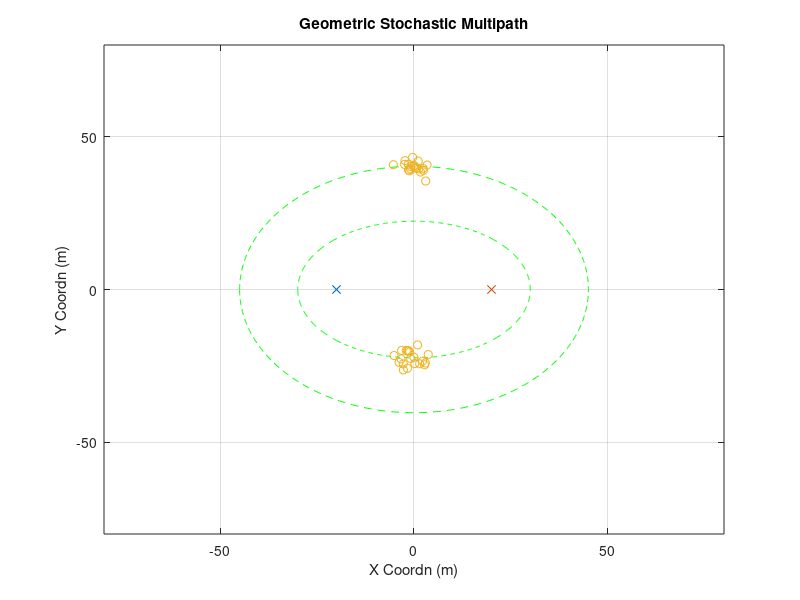

This chart was generated by the following MATLAB code: (Note: this script raises an error after producing the figure.)
clear;clc;close all
rng(1)
%% other parameter
plot_ellipse = 1;
%% Goemetry Parameters
Nt = 64;
Nr = 32;
D_bs2ue = 40;
loc0_ue = [-D_bs2ue/2,0];
loc0_bs = [D_bs2ue/2,0];
speed_c = 3e8;
fc = 28e9;
%% Large Scale Parameter (Multiple Clusters)
cluster_delay = [300e-9,200e-9];
cluster_num = 2;
ray_num = 20;

%% Cluster Generation (Strongest Two?)
for cluster_index = 1:cluster_num
    delay = cluster_delay(cluster_index);
    ellipse_len = delay*speed_c;
    a = ellipse_len/2;
    c = D_bs2ue/2;
    b = sqrt(a^2-c^2);
    
%     AOA = rand*pi-pi/2;
    if cluster_index==1
        AOA = pi/2;
    else
        AOA = -pi/2;
    end
    loc_cluster_cnt = [a*cos(AOA),b*sin(AOA)];
    loc_cluster = repmat(loc_cluster_cnt,ray_num,1)+[randn(ray_num,1)*2,randn(ray_num,1)*2];
    loc_cluster_total((cluster_index-1)*ray_num+1:cluster_index*ray_num,:) =  loc_cluster;
    
    for ray_index = 1:ray_num
        raydelay(cluster_index,ray_index) = (norm(loc_cluster(ray_index,:)-loc0_bs)...
                    +norm(loc_cluster(ray_index,:)-loc0_ue))/speed_c;
        temp = loc_cluster(ray_index,:) - loc0_ue;
        rayAOA(cluster_index,ray_index) = angle(temp(1)+1j*temp(2));
        temp = loc_cluster(ray_index,:) - loc0_bs;
        rayAOD(cluster_index,ray_index) = angle(temp(1)+1j*temp(2));
    end
    raygain = exp(1j*rand(cluster_num, ray_num)*2*pi);
    raygain(2,:) = zeros(1,ray_num);
    
    fprintf('Cluster %d:\n',cluster_index);
    fprintf('DS Mean:    %4.2f ns\n', mean(raydelay(cluster_index,:)*1e9));
    fprintf('DS Std Dev: %4.2f ns\n', sqrt(var(raydelay(cluster_index,:)*1e9)));
    fprintf('AOAS Mean:    %4.2f degree\n', mean(rayAOA(cluster_index,:)/pi*180));
    fprintf('AOAS Std Dev: %4.2f degree\n', sqrt(var(rayAOA(cluster_index,:)/pi*180)));
    fprintf('AODS Mean:    %4.2f degree\n', mean(rayAOD(cluster_index,:)/pi*180));
    fprintf('AODS Std Dev: %4.2f degree\n', sqrt(var(rayAOD(cluster_index,:)/pi*180)));
    
    % plot ellipse
    if plot_ellipse
        t = -pi:0.01:pi;
        x = a*cos(t);
        y = b*sin(t);
        figure(99)
        plot(x,y,'g--');hold on
    end
end

figure(99)
plot(loc0_ue(1),loc0_ue(2),'x');hold on
plot(loc0_bs(1),loc0_bs(2),'x');hold on
plot(loc_cluster_total(:,1),loc_cluster_total(:,2),'o');hold on
title('Geometric Stochastic Multipath')
axis([-80,80,-80,80])
xlabel('X Coordn (m)')
ylabel('Y Coordn (m)')
grid on

% figure
% subplot(311)
% hist(reshape(raydelay*1e9,cluster_num*ray_num,1),20)
% xlim([0,500])
% xlabel('Delay (ns)')
% title('Histogram of Multipath Delay')
% grid on
% subplot(312)
% hist(reshape(rayAOA/pi*180,cluster_num*ray_num,1),20)
% xlabel('AOA (degree)')
% xlim([-180,180])
% title('Histogram of Multipath AOA')
% grid on
% subplot(313)
% hist(reshape(rayAOD/pi*180,cluster_num*ray_num,1),20)
% xlabel('AOD (degree)')
% xlim([-180,180])
% title('Histogram of Multipath AOD')
% grid on

%% Frequency Domain MIMO Channel & Frequency Domain Equivalent Beamspace Channel
Nfft = 512;
H_freq0 = get_H_freq2( raygain(1,:),...
                       raydelay(1,:),...
                       rayAOA(1,:),...
                       rayAOD(1,:),...
                       1,...
                       ray_num,...
                       Nt, Nr, fc);

%%
phi = mean(rayAOA(1,:),2);
phi_round1 = round(mean(rayAOA(1,:),2)/pi*2^6)/2^6*pi;
arx1 = exp(1j*(0:Nr-1)'*pi*sin(phi_round1));
% phi_round1_leftasst = (round(mean(rayAOA(1,:),2)/pi*2^6)-0.25)/2^6*pi;
% arx1_leftasst = exp(1j*(0:Nr-1)'*pi*sin(phi_round1_leftasst));
% phi_round1_rightasst = (round(mean(rayAOA(1,:),2)/pi*2^6)+0.25)/2^6*pi;
% arx1_rightasst = exp(1j*(0:Nr-1)'*pi*sin(phi_round1_rightasst));

theta1 = mean(rayAOD(1,:),2);
atx1 = exp(1j*(0:Nt-1)'*pi*sin(theta1));
% for kk=1:Nfft
%     H_BB1(kk,1) = arx1'*squeeze(H_freq0(:,:,kk))*atx1;
% end

phi = mean(rayAOA(2,:),2);
phi_round2 = round(mean(rayAOA(1,:),2)/pi*2^6)/2^6*pi;
arx2 = exp(1j*(0:Nr-1)'*pi*sin(phi_round2));
theta2 = mean(rayAOD(2,:),2)
atx2 = exp(1j*(0:Nt-1)'*pi*sin(theta2));
%% quick look at post-beamforming wideband channel 
% for kk=1:Nfft
%     H_BB1(kk,1) = arx1'*squeeze(H_freq0(:,:,kk))*atx1;
% end
% figure
% plot(abs(H_BB1(:,1)))

%%
rho = 1;
speed_v = [5,0];
t_range = (0:4:40)*1e-3;
rayAOA0 = rayAOA;
rayAOA_ez = repmat(mean(rayAOA0,2),1,ray_num);
raydelay0 = raydelay;
raygain0 = raygain;
for tt = 1:length(t_range)
    if tt==2
        raydelay_prev = raydelay;
        rayAOA_prev = rayAOA;
        raygain_prev = raygain;
        raygain = raygain_prev.*exp(1j*rand(cluster_num,ray_num)*2*pi*(1-rho));
    elseif tt>2
        raydelay_prev = tau_est;
        rayAOA_prev = AOA_est;
        raygain_prev = raygain;
        raygain = raygain_prev.*exp(1j*rand(cluster_num,ray_num)*2*pi*(1-rho));
        raygain0 = alpha_est;
    end
    loc_ue = loc0_ue+speed_v*t_range(tt);
    clc
    fprintf('Time Evolution %2.4f s\n',t_range(tt));
    [raydelay, rayAOA, rayAOD ] = get_multipath(loc0_bs, loc_ue, loc_cluster_total,...
                                            cluster_num, ray_num );

    H_freq = get_H_freq2(raygain, raydelay, rayAOA, rayAOD, cluster_num, ray_num, Nt, Nr, fc);

    for kk=1:Nfft
        H_BB1(kk,tt) = arx1'*squeeze(H_freq(:,:,kk))*atx1;
        H_BB1_bf1(kk,tt) = arx1'*squeeze(H_freq(:,:,kk))*atx1;
%         H_BB1_bf2(kk,tt) = arx1_leftasst'*squeeze(H_freq(:,:,kk))*atx1;
%         H_BB1_bf3(kk,tt) = arx1_rightasst'*squeeze(H_freq(:,:,kk))*atx1;
    end

    % Alternative estimation parameters
    if tt>1
        %---------------------------------------------
        % tau_bar estimation with previous alpha and phi
        %---------------------------------------------
        for kk=1:Nfft
            bigPhi = sin(rayAOA_prev(1,:))-sin(phi_round1);
            bigTheta = -sin(rayAOD(1,:))+sin(theta1);
            BigTau(kk,:) = (-1j*2*pi/(Nfft*1e-9)*kk)...
            .*exp(-1j*2*pi*kk*raydelay_prev(1,:)/(1e-9*Nfft))...
            .*raygain0(1,:)...    
            .*(1-exp(1j*pi*Nr*bigPhi))./(1-exp(1j*pi*bigPhi))...
            .*(1-exp(1j*pi*Nt*bigTheta))./(1-exp(1j*pi*bigTheta));
            
            BigTau_const(kk,:) = exp(-1j*2*pi*kk*raydelay_prev(1,:)/(1e-9*Nfft))...
            .*raygain0(1,:)...    
            .*(1-exp(1j*pi*Nr*bigPhi))./(1-exp(1j*pi*bigPhi))...
            .*(1-exp(1j*pi*Nt*bigTheta))./(1-exp(1j*pi*bigTheta));
        end
%         H_BB1_pred(:,tt) = sum(BigTau_const,2)+BigTau*((raydelay(1,:)-raydelay_prev(1,:)).');
        deltataubar_est = pinv([real(sum(BigTau,2));imag(sum(BigTau,2))])...
            *[real(H_BB1(:,tt)-sum(BigTau_const,2));imag(H_BB1(:,tt)-sum(BigTau_const,2))];
        for kk=1:Nfft
        H_BB1_pred(kk,tt) = sum(raygain0(1,:)...
                .*exp(-1j*2*pi*kk*(raydelay_prev(1,:)+deltataubar_est)/(1e-9*Nfft))...
                .*(1-exp(1j*pi*Nr*bigPhi))./(1-exp(1j*pi*bigPhi))...
                .*(1-exp(1j*pi*Nt*bigTheta))./(1-exp(1j*pi*bigTheta)));
        end

        
        %---------------------------------------------
        % phi_bar estimation using previous alpha and tau
        %---------------------------------------------
        for kk=1:Nfft
            bigPhi = sin(rayAOA_prev(1,:))-sin(phi_round1);
            bigTheta = -sin(rayAOD(1,:))+sin(theta1);
            BigPhi_const(kk,:) = raygain0(1,:)...
                .*exp(-1j*2*pi*kk*(raydelay_prev(1,:)+deltataubar_est)/(1e-9*Nfft))...
                .*(1-exp(1j*pi*Nr*bigPhi))./(1-exp(1j*pi*bigPhi))...
                .*(1-exp(1j*pi*Nt*bigTheta))./(1-exp(1j*pi*bigTheta));
            for ray_index=1:ray_num
                phi_bar = phi_round1;
                phi_chan = rayAOA_prev(1,ray_index);
                BigPHI(kk,ray_index) = raygain0(1,ray_index)...
                .*exp(-1j*2*pi*kk*(raydelay_prev(1,ray_index)+deltataubar_est)/(1e-9*Nfft))...
                .*((-1j*pi*Nr*cos(rayAOA_prev(1,ray_index)))*exp(1j*pi*Nr*bigPhi(ray_index))*(1-exp(1j*pi*bigPhi(ray_index)))...
                -(1-exp(1j*pi*Nr*bigPhi(ray_index)))*exp(1j*pi*bigPhi(ray_index))*(-1j*pi*cos(rayAOA_prev(1,ray_index))))...
                ./((1-exp(1j*pi*bigPhi(ray_index)))^2)...
                .*(1-exp(1j*pi*Nt*bigTheta(ray_index)))./(1-exp(1j*pi*bigTheta(ray_index)));
            end
        end
%         H_BB1_pred(:,tt) = sum(BigPhi_const,2)+BigPHI*((rayAOA(1,:)-rayAOA_prev(1,:)).');
        deltaAOAbar_est = pinv([real(sum(BigPHI,2));imag(sum(BigPHI,2))])...
            *([real(H_BB1(:,tt)-sum(BigPhi_const,2)); imag(H_BB1(:,tt)-sum(BigPhi_const,2))]);
%         AOA_est = rayAOA_prev(1,:) + deltaAOA_est.';
        
        
        %---------------------------------------------
        % tau estimation with previous alpha and phi
        %---------------------------------------------
%         deltaAOAbar_est = 0;
%         rayAOA_prev(1,:) = rayAOA_prev(1,:)+deltaAOAbar_est;
        for kk=1:Nfft
            bigPhi = sin(rayAOA_prev(1,:))-sin(phi_round1);
            bigTheta = -sin(rayAOD(1,:))+sin(theta1);
            BigTau(kk,:) = (-1j*2*pi/(Nfft*1e-9)*kk)...
            .*exp(-1j*2*pi*kk*(raydelay_prev(1,:))/(1e-9*Nfft))...
            .*raygain0(1,:)...    
            .*(1-exp(1j*pi*Nr*bigPhi))./(1-exp(1j*pi*bigPhi))...
            .*(1-exp(1j*pi*Nt*bigTheta))./(1-exp(1j*pi*bigTheta));
            
            BigTau_const(kk,:) = exp(-1j*2*pi*kk*(raydelay_prev(1,:))...
            /(1e-9*Nfft))...
            .*raygain0(1,:)...    
            .*(1-exp(1j*pi*Nr*bigPhi))./(1-exp(1j*pi*bigPhi))...
            .*(1-exp(1j*pi*Nt*bigTheta))./(1-exp(1j*pi*bigTheta));
        end
%         H_BB1_pred(:,tt) = sum(BigTau_const,2)+BigTau*((raydelay(1,:)-raydelay_prev(1,:)).');
        deltatau_est = pinv([real(BigTau);imag(BigTau)])...
            *[real(H_BB1(:,tt)-sum(BigTau_const,2));imag(H_BB1(:,tt)-sum(BigTau_const,2))];
        tau_est = raydelay_prev(1,:) + deltatau_est.';
%         
        %---------------------------------------------
        % Alpha estimation using previous tau and phi
        %---------------------------------------------
        for kk=1:Nfft
            bigPhi = sin(rayAOA_prev(1,:))-sin(phi_round1);
            bigTheta = -sin(rayAOD(1,:))+sin(theta1);
            BigAlpha(kk,:) = exp(-1j*2*pi*kk*(raydelay_prev(1,:)+deltatau_est.')/(1e-9*Nfft))...
                .*(1-exp(1j*pi*Nr*bigPhi))./(1-exp(1j*pi*bigPhi))...
            .*(1-exp(1j*pi*Nt*bigTheta))./(1-exp(1j*pi*bigTheta));
        end
%     H_BB1_pred(:,tt) = BigAlpha*(raygain(1,:).');
        alpha_est = (pinv(BigAlpha)*H_BB1(:,tt)).';
%     

        %---------------------------------------------
        % phi estimation using previous alpha and tau
        %---------------------------------------------
%         rayAOA_prev(1,:) = rayAOA_prev(1,:) + deltaAOA_est;
        for kk=1:Nfft
            bigPhi = sin(rayAOA_prev(1,:)+deltaAOAbar_est)-sin(phi_round1);
            bigTheta = -sin(rayAOD(1,:))+sin(theta1);
            BigPhi_const(kk,:) = raygain0(1,:)...
                .*exp(-1j*2*pi*kk*(raydelay_prev(1,:)+deltataubar_est)/(1e-9*Nfft))...
                .*(1-exp(1j*pi*Nr*bigPhi))./(1-exp(1j*pi*bigPhi))...
                .*(1-exp(1j*pi*Nt*bigTheta))./(1-exp(1j*pi*bigTheta));
            for ray_index=1:ray_num
                phi_bar = phi_round1;
                phi_chan = rayAOA_prev(1,ray_index);
                BigPHI(kk,ray_index) = raygain0(1,ray_index)...
                .*exp(-1j*2*pi*kk*(raydelay_prev(1,ray_index)+deltataubar_est)/(1e-9*Nfft))...
                .*((-1j*pi*Nr*cos(rayAOA_prev(1,ray_index)))*exp(1j*pi*Nr*bigPhi(ray_index))*(1-exp(1j*pi*bigPhi(ray_index)))...
                -(1-exp(1j*pi*Nr*bigPhi(ray_index)))*exp(1j*pi*bigPhi(ray_index))*(-1j*pi*cos(rayAOA_prev(1,ray_index))))...
                ./((1-exp(1j*pi*bigPhi(ray_index)))^2)...
                .*(1-exp(1j*pi*Nt*bigTheta(ray_index)))./(1-exp(1j*pi*bigTheta(ray_index)));
            end
        end
%         H_BB1_pred(:,tt) = sum(BigPhi_const,2)+BigPHI*((rayAOA(1,:)-rayAOA_prev(1,:)).');
        deltaAOA_est = pinv([real(BigPHI);imag(BigPHI)])...
            *[real(H_BB1(:,tt)-sum(BigPhi_const,2));imag(H_BB1(:,tt)-sum(BigPhi_const,2))];
        AOA_est = rayAOA_prev(1,:) + deltaAOA_est.';
        
        %---------------------------------------------
        % phi estimation using two assisted receiving beams
        %---------------------------------------------
%         rayAOA_prev(1,:) = rayAOA_prev(1,:) + deltaAOA_est;
        for kk=1:Nfft
            bigPhi_bf1 = sin(rayAOA_prev(1,:))-sin(phi_round1);
%             bigPhi_bf2 = sin(rayAOA_prev(1,:))-sin(phi_round1_leftasst);
%             bigPhi_bf3 = sin(rayAOA_prev(1,:))-sin(phi_round1_rightasst);
            
            bigTheta = -sin(rayAOD(1,:))+sin(theta1);
            BigPhi_const_bf1(kk,:) = raygain0(1,:)...
                .*exp(-1j*2*pi*kk*(raydelay_prev(1,:)+deltatau_est.')/(1e-9*Nfft))...
                .*(1-exp(1j*pi*Nr*bigPhi_bf1))./(1-exp(1j*pi*bigPhi_bf1))...
                .*(1-exp(1j*pi*Nt*bigTheta))./(1-exp(1j*pi*bigTheta));
            
%             BigPhi_const_bf2(kk,:) = raygain0(1,:)...
%                 .*exp(-1j*2*pi*kk*(raydelay_prev(1,:)+deltatau_est.')/(1e-9*Nfft))...
%                 .*(1-exp(1j*pi*Nr*bigPhi_bf2))./(1-exp(1j*pi*bigPhi_bf2))...
%                 .*(1-exp(1j*pi*Nt*bigTheta))./(1-exp(1j*pi*bigTheta));
%             
%             BigPhi_const_bf3(kk,:) = raygain0(1,:)...
%                 .*exp(-1j*2*pi*kk*(raydelay_prev(1,:)+deltatau_est.')/(1e-9*Nfft))...
%                 .*(1-exp(1j*pi*Nr*bigPhi_bf3))./(1-exp(1j*pi*bigPhi_bf3))...
%                 .*(1-exp(1j*pi*Nt*bigTheta))./(1-exp(1j*pi*bigTheta));
            for ray_index=1:ray_num
                phi_bar = phi_round1;
                phi_chan = rayAOA_prev(1,ray_index);
                
                BigPHI_bf1(kk,ray_index) = raygain0(1,ray_index)...
                .*exp(-1j*2*pi*kk*(raydelay_prev(1,ray_index)+deltatau_est(ray_index))/(1e-9*Nfft))...
                .*((-1j*pi*Nr*cos(rayAOA_prev(1,ray_index)))*exp(1j*pi*Nr*bigPhi_bf1(ray_index))*(1-exp(1j*pi*bigPhi(ray_index)))...
                -(1-exp(1j*pi*Nr*bigPhi_bf1(ray_index)))*exp(1j*pi*bigPhi_bf1(ray_index))*(-1j*pi*cos(rayAOA_prev(1,ray_index))))...
                ./((1-exp(1j*pi*bigPhi_bf1(ray_index)))^2)...
                .*(1-exp(1j*pi*Nt*bigTheta(ray_index)))./(1-exp(1j*pi*bigTheta(ray_index)));
            
%                 BigPHI_bf2(kk,ray_index) = raygain0(1,ray_index)...
%                 .*exp(-1j*2*pi*kk*(raydelay_prev(1,ray_index)+deltatau_est(ray_index))/(1e-9*Nfft))...
%                 .*((-1j*pi*Nr*cos(rayAOA_prev(1,ray_index)))*exp(1j*pi*Nr*bigPhi_bf2(ray_index))*(1-exp(1j*pi*bigPhi(ray_index)))...
%                 -(1-exp(1j*pi*Nr*bigPhi_bf2(ray_index)))*exp(1j*pi*bigPhi_bf2(ray_index))*(-1j*pi*cos(rayAOA_prev(1,ray_index))))...
%                 ./((1-exp(1j*pi*bigPhi_bf2(ray_index)))^2)...
%                 .*(1-exp(1j*pi*Nt*bigTheta(ray_index)))./(1-exp(1j*pi*bigTheta(ray_index)));
%                 
%                 BigPHI_bf3(kk,ray_index) = raygain0(1,ray_index)...
%                 .*exp(-1j*2*pi*kk*(raydelay_prev(1,ray_index)+deltatau_est(ray_index))/(1e-9*Nfft))...
%                 .*((-1j*pi*Nr*cos(rayAOA_prev(1,ray_index)))*exp(1j*pi*Nr*bigPhi_bf3(ray_index))*(1-exp(1j*pi*bigPhi(ray_index)))...
%                 -(1-exp(1j*pi*Nr*bigPhi_bf3(ray_index)))*exp(1j*pi*bigPhi_bf3(ray_index))*(-1j*pi*cos(rayAOA_prev(1,ray_index))))...
%                 ./((1-exp(1j*pi*bigPhi_bf3(ray_index)))^2)...
%                 .*(1-exp(1j*pi*Nt*bigTheta(ray_index)))./(1-exp(1j*pi*bigTheta(ray_index)));
%             
            end
        end
%         H_BB1_pred(:,tt) = sum(BigPhi_const,2)+BigPHI*((rayAOA(1,:)-rayAOA_prev(1,:)).');
        y1_LS_comp = H_BB1_bf1(:,tt)-sum(BigPhi_const_bf1,2);
        A1_LS_comp  = BigPHI_bf1;
        
%         y2_LS_comp = H_BB1_bf2(:,tt)-sum(BigPhi_const_bf2,2);
%         A2_LS_comp  = BigPHI_bf2;
%         
%         y3_LS_comp = H_BB1_bf3(:,tt)-sum(BigPhi_const_bf3,2);
%         A3_LS_comp  = BigPHI_bf3;
% %         
% %         y_LS_3beam = [real(y1_LS_comp);imag(y1_LS_comp);
% %                       real(y2_LS_comp);imag(y2_LS_comp)];
% %                       real(y3_LS_comp);imag(y3_LS_comp)];
%                   
% %         A_LS_3beam = [real(A1_LS_comp);imag(A1_LS_comp);
% %                       real(A2_LS_comp);imag(A2_LS_comp)];
% %                       real(A3_LS_comp);imag(A3_LS_comp)];
        
        y_LS = [real(y1_LS_comp);imag(y1_LS_comp)];
        A_LS = [real(A1_LS_comp);imag(A1_LS_comp)];
        
%         deltaAOA_est_3beam = pinv(A_LS_3beam)*y_LS_3beam;
        deltaAOA_est = pinv(A_LS)*y_LS;
        AOA_est = rayAOA_prev(1,:) + deltaAOA_est.';
        
        %---------------------------------------------
        % Post-Beamforming Channel Using Estimated Parameter
        %---------------------------------------------
        bigPhi_est = sin(AOA_est)-sin(phi_round1);
        for kk=1:Nfft
        H_BB1_pred(kk,tt) = sum(alpha_est...
                .*exp(-1j*2*pi*kk*tau_est/(1e-9*Nfft))...
                .*(1-exp(1j*pi*Nr*bigPhi_est))./(1-exp(1j*pi*bigPhi_est))...
                .*(1-exp(1j*pi*Nt*bigTheta))./(1-exp(1j*pi*bigTheta)));
        end
        
        %---------------------------------------------
        % Pre-Beamforming MIMO Channel Using Estimated Parameter
        %---------------------------------------------
        % Est. chan
        H_freq_pred = get_H_freq2(raygain(1,:),...
                                  tau_est(1:ray_num),...
                                  AOA_est(1:ray_num),...
                                  rayAOD(1,1:ray_num),...
                                  1,...
                                  ray_num,...
                                  Nt, Nr, fc);
        
        % True chan.
        H_freq_true = get_H_freq2(raygain(1,:),...
                                  raydelay(1,:),...
                                  rayAOA(1,:),...
                                  rayAOD(1,:),...
                                  1,...
                                  ray_num,...
                                  Nt, Nr, fc);
        
        
        for kk=1:Nfft
            chan_error_pred(kk) = norm(squeeze(H_freq_pred(:,:,kk))-squeeze(H_freq_true(:,:,kk)),'fro')^2;
            chan_error_oldchan(kk) = norm(squeeze(H_freq0(:,:,kk))-squeeze(H_freq_true(:,:,kk)),'fro')^2;
            chan_pow(kk) = norm(squeeze(H_freq_true(:,:,kk)),'fro')^2;
        end


    end
    if tt==1
        H_BB1_pred(:,tt)=H_BB1(:,tt);
    end
    
%     if tt==8
%     figure
%     plot(abs(H_BB1(:,tt)));hold on
%     plot(abs(H_BB1_pred(:,tt)));hold on
%     plot(abs(H_BB1(:,1)));hold on
%     legend('chan now','chan prediction','chan prev')
%     end
    
    % pre-beamforming NMSE
    if tt==1
        MSE_oldchan(tt) = 0;
        MSE_pred(tt) = 0;
    else
        MSE_oldchan(tt) = mean(chan_error_oldchan)/mean(chan_pow);
        MSE_pred(tt) = mean(chan_error_pred)/mean(chan_pow);
    end
    
    
    % post-beamforming NMSE
    MSE1(tt) = norm(H_BB1(:,tt)-H_BB1(:,1),'fro')/norm(H_BB1(:,tt),'fro')
    MSE1_tracking(tt) = norm(H_BB1(:,tt)-H_BB1_pred(:,tt),'fro')/norm(H_BB1(:,tt),'fro')
    
%     MSE2(tt) = norm(H_BB2(:,tt)-H_BB2(:,1),'fro')/norm(H_BB2(:,tt),'fro')
%     MSE2_tracking(tt) = norm(H_BB2(:,tt)-H_BB2_pred(:,tt),'fro')/norm(H_BB2(:,tt),'fro')
end
%%
% total_pow = 10*log10(mean(abs(H_BB1).^2,1));
% figure;
% plot(total_pow-total_pow(1));hold on
% for tt = 1:length(t_range)
%     bigPhi = sin(phi_round1) - sin(mean(rayAOA0(1,:),2) + rayAOAdelta(1,tt));
%     BP(tt) = 20*log10(abs((1-exp(1j*pi*Nr*bigPhi))/(1-exp(1j*pi*bigPhi))));
% end
% plot(BP-BP(1));hold on

%% post-beamforming NMSE
figure
semilogy(1e3*t_range, (MSE1),'-o');hold on
semilogy(1e3*t_range, (MSE1_tracking),'-o');hold on
grid on
legend('w/o tracking','w/ tracking')
xlabel('Time (ms)')
ylabel('MSE')
title('Post-beamforming Chan. MSE')

%% pre-beamforming NMSE
figure
semilogy(1e3*t_range, (MSE_oldchan),'-o');hold on
semilogy(1e3*t_range, (MSE_pred),'-o');hold on
grid on
legend('w/o tracking','w/ tracking')
xlabel('Time (ms)')
ylabel('MSE')
title('pre-beamforming Chan. MSE')